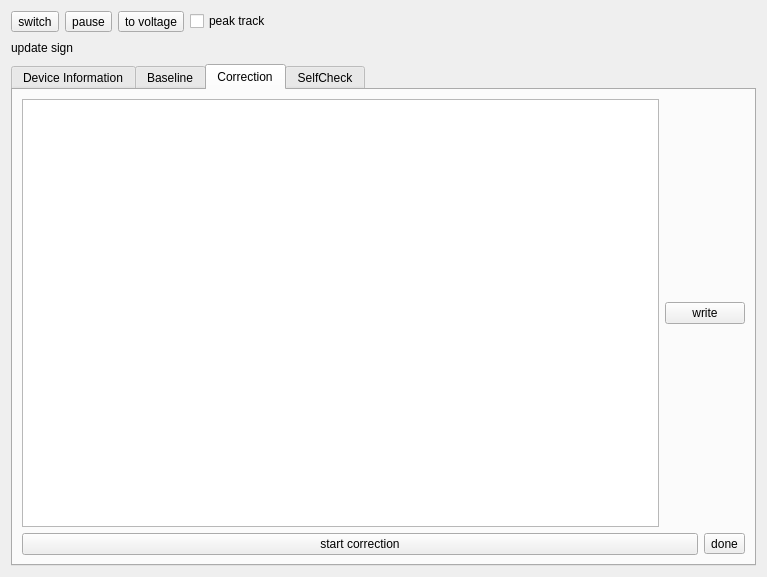
<?xml version="1.0" encoding="UTF-8"?>
<ui version="4.0">
 <class>FormProduce</class>
 <widget class="QWidget" name="FormProduce">
  <property name="geometry">
   <rect>
    <x>0</x>
    <y>0</y>
    <width>767</width>
    <height>577</height>
   </rect>
  </property>
  <property name="windowTitle">
   <string>ProduceMode</string>
  </property>
  <layout class="QGridLayout" name="gridLayout_5" rowstretch="0,0,2,1" rowminimumheight="0,0,0,0">
   <item row="3" column="0">
    <widget class="QTabWidget" name="tabWidget">
     <property name="currentIndex">
      <number>2</number>
     </property>
     <widget class="QWidget" name="tabDevicenfo">
      <attribute name="title">
       <string>Device Information</string>
      </attribute>
      <layout class="QGridLayout" name="gridLayout">
       <item row="0" column="0">
        <layout class="QHBoxLayout" name="hLayWriteDeviceSerial">
         <item>
          <widget class="QLineEdit" name="lineEditDeviceSerial"/>
         </item>
         <item>
          <widget class="QPushButton" name="btnWriteDeviceSerial">
           <property name="text">
            <string>write</string>
           </property>
          </widget>
         </item>
        </layout>
       </item>
       <item row="1" column="0">
        <layout class="QHBoxLayout" name="hLayInfoDeviceSerial">
         <item>
          <widget class="QLabel" name="labelDeviceSerial">
           <property name="text">
            <string>Device serial number:</string>
           </property>
          </widget>
         </item>
         <item>
          <widget class="QLabel" name="labelValDeviceSerial">
           <property name="text">
            <string/>
           </property>
          </widget>
         </item>
        </layout>
       </item>
       <item row="2" column="0">
        <layout class="QHBoxLayout" name="hLayDeviceSerialOption">
         <item>
          <spacer name="horizontalSpacerDeviceSerialOptionLeft">
           <property name="orientation">
            <enum>Qt::Orientation::Horizontal</enum>
           </property>
           <property name="sizeHint" stdset="0">
            <size>
             <width>40</width>
             <height>20</height>
            </size>
           </property>
          </spacer>
         </item>
         <item>
          <widget class="QPushButton" name="btnQueryDeviceSerial">
           <property name="text">
            <string>query</string>
           </property>
          </widget>
         </item>
         <item>
          <spacer name="horizontalSpacerDeviceSerialOptionRight">
           <property name="orientation">
            <enum>Qt::Orientation::Horizontal</enum>
           </property>
           <property name="sizeHint" stdset="0">
            <size>
             <width>40</width>
             <height>20</height>
            </size>
           </property>
          </spacer>
         </item>
         <item>
          <widget class="QToolButton" name="tBtnDoneDeviceSerial">
           <property name="text">
            <string>done</string>
           </property>
          </widget>
         </item>
        </layout>
       </item>
      </layout>
     </widget>
     <widget class="QWidget" name="tabBaseline">
      <attribute name="title">
       <string>Baseline</string>
      </attribute>
      <layout class="QGridLayout" name="gridLayout_2">
       <item row="0" column="0">
        <layout class="QHBoxLayout" name="hLayWriteBaseline">
         <item>
          <widget class="QLineEdit" name="lineEditBaseline"/>
         </item>
         <item>
          <widget class="QPushButton" name="btnWriteBaseline">
           <property name="text">
            <string>write</string>
           </property>
          </widget>
         </item>
        </layout>
       </item>
       <item row="1" column="0">
        <layout class="QHBoxLayout" name="hLayInfoBaseline">
         <item>
          <widget class="QLabel" name="labelBaseline">
           <property name="text">
            <string>Baseline:</string>
           </property>
          </widget>
         </item>
         <item>
          <widget class="QLabel" name="labelValBaseline">
           <property name="text">
            <string/>
           </property>
          </widget>
         </item>
        </layout>
       </item>
       <item row="2" column="0">
        <layout class="QHBoxLayout" name="hLayBaselineOption">
         <item>
          <spacer name="horizontalSpacerBaselineOptionLeft">
           <property name="orientation">
            <enum>Qt::Orientation::Horizontal</enum>
           </property>
           <property name="sizeHint" stdset="0">
            <size>
             <width>40</width>
             <height>20</height>
            </size>
           </property>
          </spacer>
         </item>
         <item>
          <widget class="QPushButton" name="btnQueryBaseline">
           <property name="text">
            <string>query</string>
           </property>
          </widget>
         </item>
         <item>
          <spacer name="horizontalSpacerBaselineOptionRight">
           <property name="orientation">
            <enum>Qt::Orientation::Horizontal</enum>
           </property>
           <property name="sizeHint" stdset="0">
            <size>
             <width>40</width>
             <height>20</height>
            </size>
           </property>
          </spacer>
         </item>
         <item>
          <widget class="QToolButton" name="tBtnDoneBaseline">
           <property name="text">
            <string>done</string>
           </property>
          </widget>
         </item>
        </layout>
       </item>
      </layout>
     </widget>
     <widget class="QWidget" name="tabCorrection">
      <attribute name="title">
       <string>Correction</string>
      </attribute>
      <layout class="QGridLayout" name="gridLayout_4">
       <item row="1" column="0">
        <layout class="QHBoxLayout" name="hLayCorrectionOption">
         <item>
          <widget class="QPushButton" name="btnStartCorrection">
           <property name="text">
            <string>start correction</string>
           </property>
          </widget>
         </item>
         <item>
          <widget class="QToolButton" name="tBtnDoneCorrection">
           <property name="text">
            <string>done</string>
           </property>
          </widget>
         </item>
        </layout>
       </item>
       <item row="0" column="0">
        <layout class="QHBoxLayout" name="horizontalLayout_2">
         <item>
          <widget class="QTextEdit" name="textEditThreshold"/>
         </item>
         <item>
          <widget class="QPushButton" name="btnWriteThreshold">
           <property name="text">
            <string>write</string>
           </property>
          </widget>
         </item>
        </layout>
       </item>
      </layout>
     </widget>
     <widget class="QWidget" name="tabSelfCheck">
      <attribute name="title">
       <string>SelfCheck</string>
      </attribute>
      <layout class="QGridLayout" name="gridLayout_3">
       <item row="0" column="0">
        <widget class="QTextBrowser" name="textBrowserSelfCheckInfo"/>
       </item>
       <item row="1" column="0">
        <layout class="QHBoxLayout" name="hLaySelfCheckOption">
         <item>
          <widget class="QPushButton" name="btnStartSelfCheck">
           <property name="text">
            <string>start self check</string>
           </property>
          </widget>
         </item>
         <item>
          <widget class="QToolButton" name="tBtnDoneSelfCheck">
           <property name="text">
            <string>done</string>
           </property>
          </widget>
         </item>
        </layout>
       </item>
      </layout>
     </widget>
    </widget>
   </item>
   <item row="2" column="0">
    <layout class="QGridLayout" name="gLayChart"/>
   </item>
   <item row="0" column="0">
    <layout class="QHBoxLayout" name="hLayOperation">
     <item>
      <widget class="QToolButton" name="tBtnSwitch">
       <property name="text">
        <string>switch</string>
       </property>
       <property name="checkable">
        <bool>true</bool>
       </property>
      </widget>
     </item>
     <item>
      <widget class="QToolButton" name="tBtnPause">
       <property name="text">
        <string>pause</string>
       </property>
       <property name="checkable">
        <bool>true</bool>
       </property>
      </widget>
     </item>
     <item>
      <widget class="QToolButton" name="tBtnToVoltage">
       <property name="text">
        <string>to voltage</string>
       </property>
       <property name="checkable">
        <bool>true</bool>
       </property>
      </widget>
     </item>
     <item>
      <layout class="QVBoxLayout" name="verticalLayout">
       <item>
        <widget class="QCheckBox" name="checkBoxTrackPeak">
         <property name="text">
          <string>peak track</string>
         </property>
        </widget>
       </item>
      </layout>
     </item>
     <item>
      <spacer name="horizontalSpacer">
       <property name="orientation">
        <enum>Qt::Orientation::Horizontal</enum>
       </property>
       <property name="sizeHint" stdset="0">
        <size>
         <width>40</width>
         <height>20</height>
        </size>
       </property>
      </spacer>
     </item>
    </layout>
   </item>
   <item row="1" column="0">
    <layout class="QHBoxLayout" name="hLayStatus">
     <item>
      <widget class="QLabel" name="labelUpdateSign">
       <property name="text">
        <string>update sign</string>
       </property>
      </widget>
     </item>
     <item>
      <spacer name="horizontalSpacerStatus">
       <property name="orientation">
        <enum>Qt::Orientation::Horizontal</enum>
       </property>
       <property name="sizeHint" stdset="0">
        <size>
         <width>40</width>
         <height>20</height>
        </size>
       </property>
      </spacer>
     </item>
    </layout>
   </item>
  </layout>
 </widget>
 <resources/>
 <connections/>
</ui>
